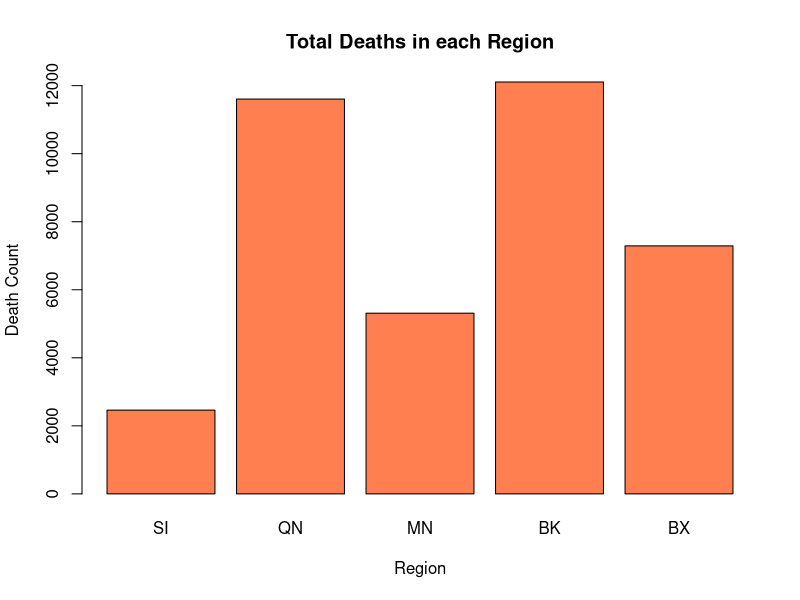
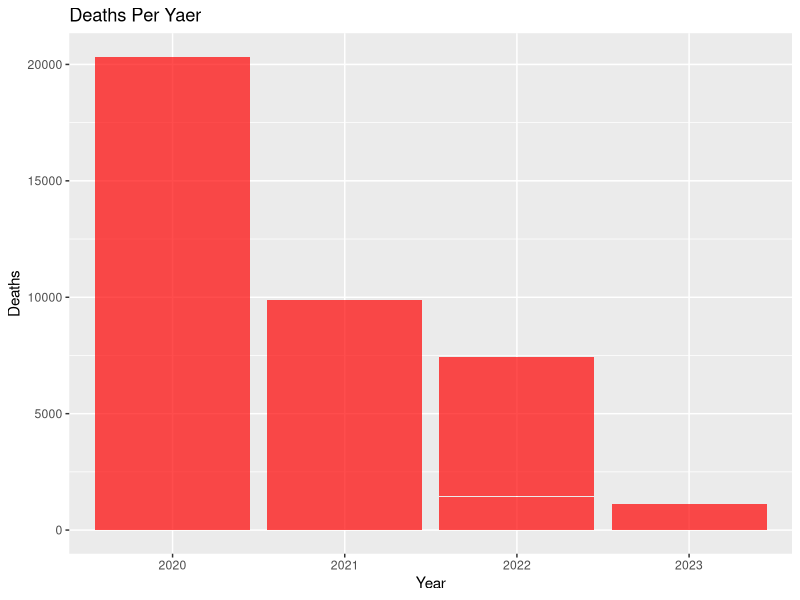
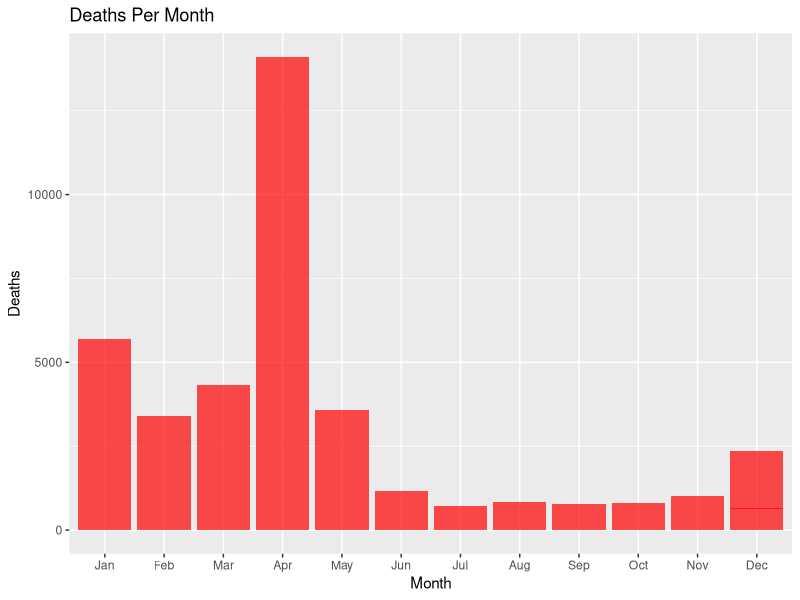
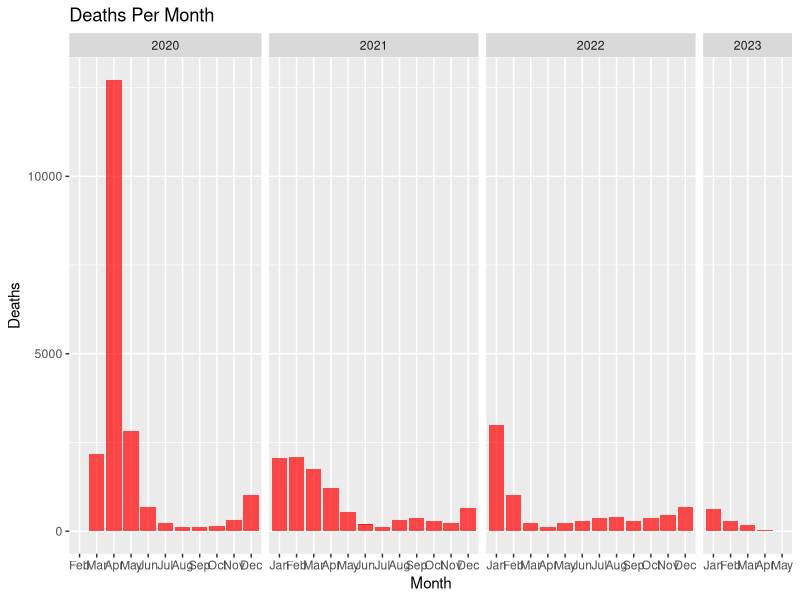

Reproduce these figures in R, in order.
## ---- chunk 1
knitr::opts_chunk$set(echo = TRUE)
## ---- chunk 2
library(readr)
library(tidyverse)

Data <- read.csv("COVID.csv")

head(Data)
dim(Data) # 1158 observations and 67 variables
str(Data) # All integer variables with data being the only character variable 

missing_values <- colSums(is.na(Data))
missing_values #no missing values 

Data$date_of_interest <- lubridate::mdy(Data$date_of_interest)


summary(Data)
Final <- Data %>%
  select(-contains("7DAY_AVG"))

## ---- chunk 3
RegionsTotalDeaths <- Final %>% 
  summarize(SI_DEATH = sum(SI_DEATH_COUNT),
            QN_DEATH =sum(QN_DEATH_COUNT),
            MN_DEATH = sum(MN_DEATH_COUNT),
            BK_DEATH = sum(BK_DEATH_COUNT),
            BX_DEATH = sum(BX_DEATH_COUNT))

barplot((c(RegionsTotalDeaths$SI_DEATH,
          RegionsTotalDeaths$QN_DEATH, 
          RegionsTotalDeaths$MN_DEATH, 
          RegionsTotalDeaths$BK_DEATH, 
          RegionsTotalDeaths$BX_DEATH)), 
        main = "Total Deaths in each Region", 
        ylab = "Death Count",
        xlab = "Region",
        names.arg = c("SI", "QN", "MN", "BK", "BX"),
        col = "coral")                           

Final2 <- Final %>%
  mutate(
    Year = year(date_of_interest),
    Month = month(date_of_interest, label = TRUE),
    Day = day(date_of_interest)
  )

CasesTotal <- Final2 %>% group_by (Month, Year) %>% summarize(TotalCases = sum(CASE_COUNT)) %>% 
  group_by(Year) %>% 
  slice(which.max(TotalCases))
                                                         
DeathsTotal <- Final2 %>% group_by (Month, Year) %>% summarize(TotalDeaths = sum(DEATH_COUNT))  %>% 
  group_by(Year) %>% 
  slice(which.max(TotalDeaths))  


ggplot(Final2, aes(x = factor(Year), y=DEATH_COUNT)) +
  geom_bar(stat = "identity", fill = "red", alpha = 0.7) +
  labs(title = "Deaths Per Yaer",
       x = "Year",
       y = "Deaths")

ggplot(Final2, aes(x = factor(Month), y=DEATH_COUNT)) +
  geom_bar(stat = "identity", fill = "red", alpha = 0.7) +
  labs(title = "Deaths Per Month",
       x = "Month",
       y = "Deaths")

ggplot(Final2, aes(x = factor(Month), y = DEATH_COUNT)) +
  geom_bar(stat = "identity", fill = "red", alpha = 0.7) +
  labs(title = "Deaths Per Month",
       x = "Month",
       y = "Deaths") +
  facet_grid(~Year, scales = "free_x", space = "free_x")

  
Final2$Year <- factor(Final2$Year, levels = c(2020, 2021, 2022, 2023))

                                                                          
